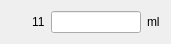
    <widget class="QWidget" name="layoutWidget_2">
     <property name="geometry">
      <rect>
       <x>20</x>
       <y>520</y>
       <width>171</width>
       <height>41</height>
      </rect>
     </property>
     <layout class="QGridLayout" name="gridLayout_15">
      <item row="2" column="2">
       <spacer name="verticalSpacer_36">
        <property name="orientation">
         <enum>Qt::Vertical</enum>
        </property>
        <property name="sizeHint" stdset="0">
         <size>
          <width>20</width>
          <height>40</height>
         </size>
        </property>
       </spacer>
      </item>
      <item row="0" column="2">
       <spacer name="verticalSpacer_37">
        <property name="orientation">
         <enum>Qt::Vertical</enum>
        </property>
        <property name="sizeHint" stdset="0">
         <size>
          <width>20</width>
          <height>40</height>
         </size>
        </property>
       </spacer>
      </item>
      <item row="1" column="2">
       <widget class="QLineEdit" name="leFlowDisplay_11">
        <property name="text">
         <string/>
        </property>
       </widget>
      </item>
      <item row="1" column="3">
       <widget class="QLabel" name="label_29">
        <property name="text">
         <string>ml</string>
        </property>
       </widget>
      </item>
      <item row="1" column="1">
       <widget class="QLabel" name="lb11">
        <property name="text">
         <string>11</string>
        </property>
       </widget>
      </item>
      <item row="1" column="0">
       <spacer name="horizontalSpacer_20">
        <property name="orientation">
         <enum>Qt::Horizontal</enum>
        </property>
        <property name="sizeHint" stdset="0">
         <size>
          <width>40</width>
          <height>20</height>
         </size>
        </property>
       </spacer>
      </item>
     </layout>
    </widget>
